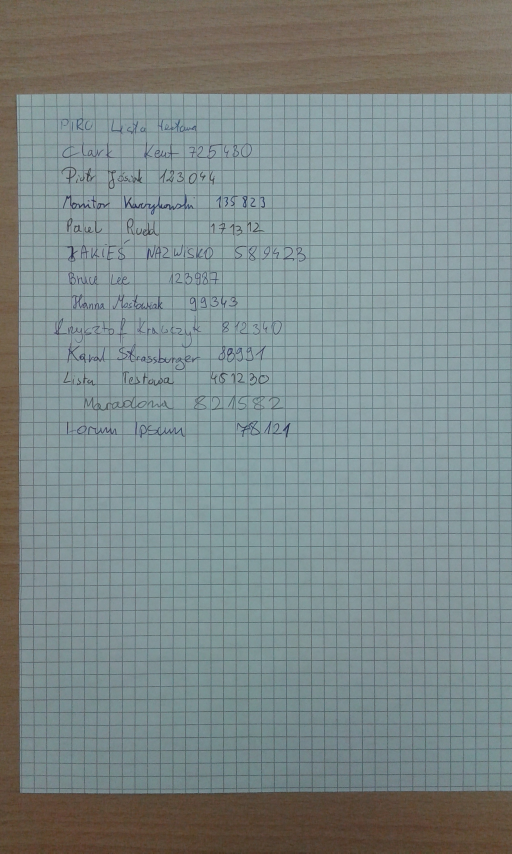
#> input picture res/img_1.jpg, 1536 x 2560 px (shown at 1/3 size)
$ python -i words_finding.py   (imports and definitions only)
#> lines starting #> are read from the running program, lines starting #| are printed output that depends on the picture; after the words box and inside, x2 and y2 are one past the last pixel; in counts of white or black regions, pixels touching at a corner belong together

from skimage import img_as_float, img_as_ubyte
from skimage.feature import canny
from skimage.morphology import dilation, disk, rectangle, erosion
from skimage.transform import hough_line, hough_line_peaks, rotate
import numpy as np


def words_finding(image):
    image = img_as_float(image)

    # if image.shape[1] > image.shape[0]:
    #     image = rotate(image, angle=-90, resize=True)

    edges = canny(image)
    h, theta, d = hough_line(edges)
    peaks = hough_line_peaks(h, theta, d)

    angles = np.multiply(np.copy(peaks[1]), np.mod(np.copy(peaks[1]) + np.pi / 2, np.pi))
    angle = np.median(angles)
    image = rotate(image, angle=angle, resize=True)
    if image.shape[1] > image.shape[0]:
        image = rotate(image, angle=-90, resize=True)
    image = 1-image

    image = dilation(image, disk(4))
    image = erosion(image, rectangle(1, 16))
    image = dilation(image, disk(6))
    image = erosion(image, rectangle(24, 1))
    image = dilation(image, disk(2))
    # [8 lines of commented-out code are left out]
    return img_as_ubyte(1 - image)

>>> import cv2
>>> picture = cv2.imread('res/img_1.jpg', cv2.IMREAD_GRAYSCALE)
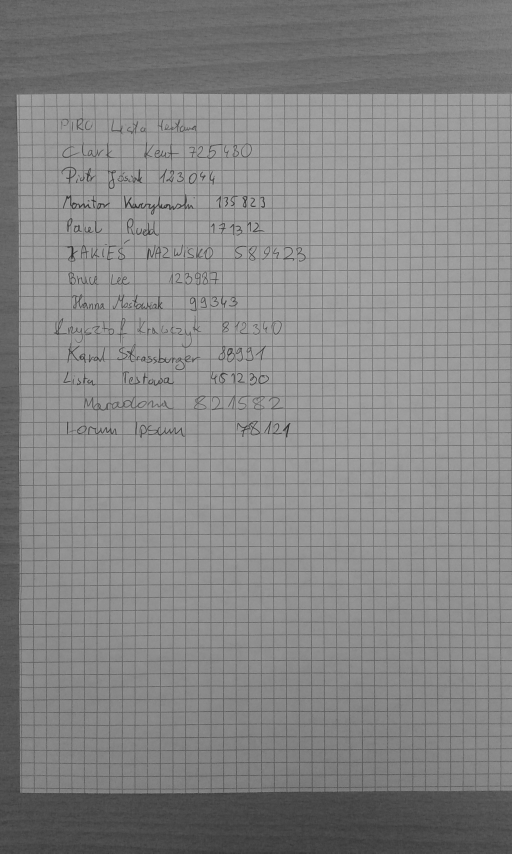
#> picture: shape (2560, 1536) (shown at 1/3 size); min 29, max 179, mean 133.7
>>> result = words_finding(picture)
#> in words_finding, `edges = canny(image)`:
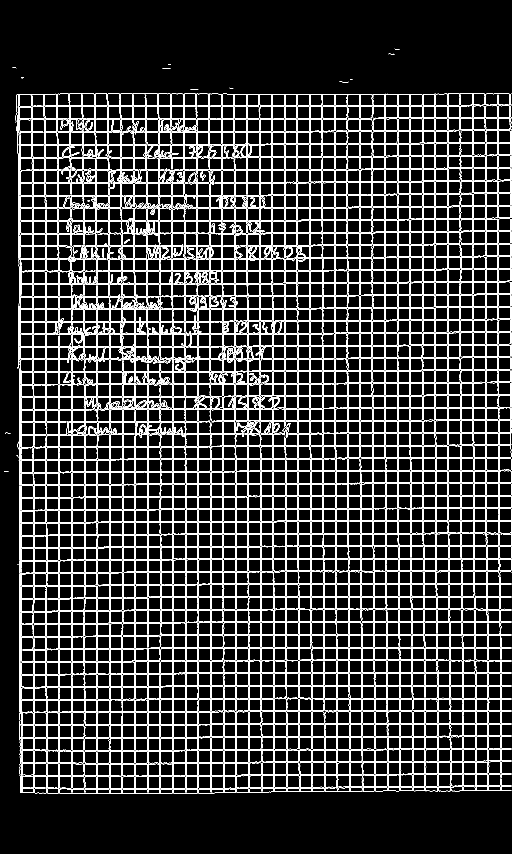
#> edges: shape (2560, 1536) bool (shown at 1/3 size); 8.5% white in thin lines or dots, all inside (x1, y1, x2, y2) = (12, 146, 1535, 2382)
#> in words_finding, `h, theta, d = hough_line(edges)`: theta = 180 values from -1.57 to 1.55; d = 5973 values from -2986 to 2986
#> in words_finding, `angles = np.multiply(np.copy(peaks[1]), np.mod(np.copy(peaks[1]) + np...`: angles = 77 values from 0 to 0
#> in words_finding, `angle = np.median(angles)`: angle = 0
#> in words_finding, `image = dilation(image, disk(4))`:
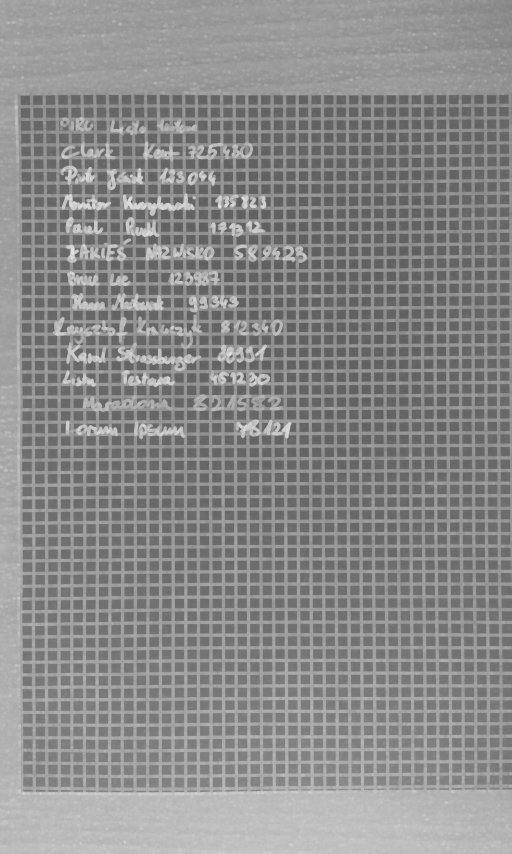
#> image: shape (2560, 1536) float64 (shown at 1/3 size); min 0.361, max 0.886, mean 0.547
#> in words_finding, `image = erosion(image, rectangle(1, 16))`:
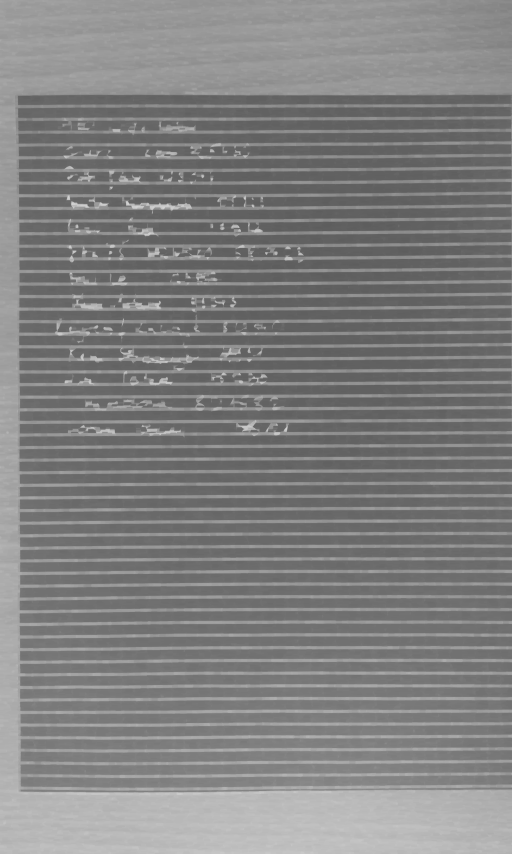
#> image: shape (2560, 1536) float64 (shown at 1/3 size); min 0.361, max 0.847, mean 0.505
#> in words_finding, `image = dilation(image, disk(6))`:
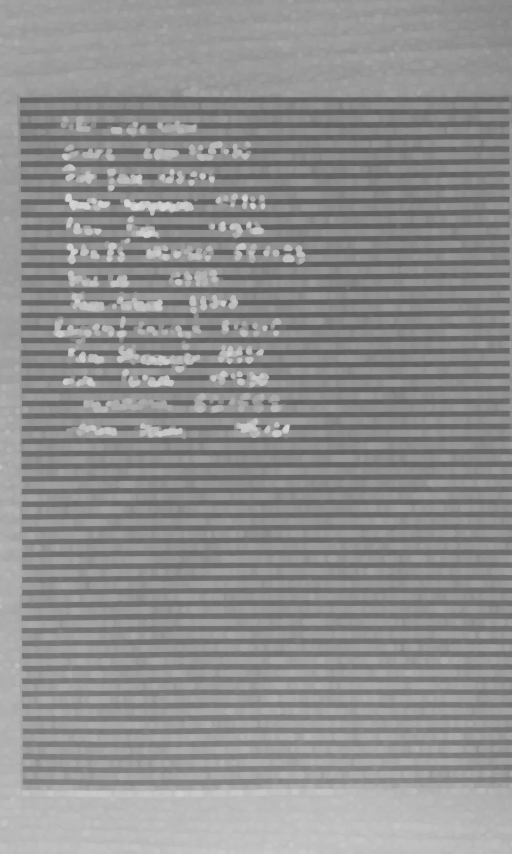
#> image: shape (2560, 1536) float64 (shown at 1/3 size); min 0.369, max 0.847, mean 0.559
#> in words_finding, `image = erosion(image, rectangle(24, 1))`:
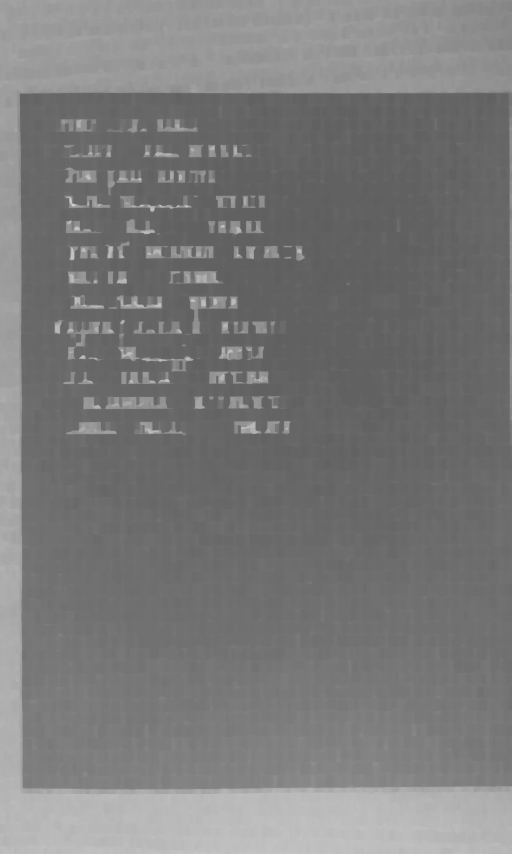
#> image: shape (2560, 1536) float64 (shown at 1/3 size); min 0.369, max 0.804, mean 0.478
#> in words_finding, `return img_as_ubyte(1 - image)`:
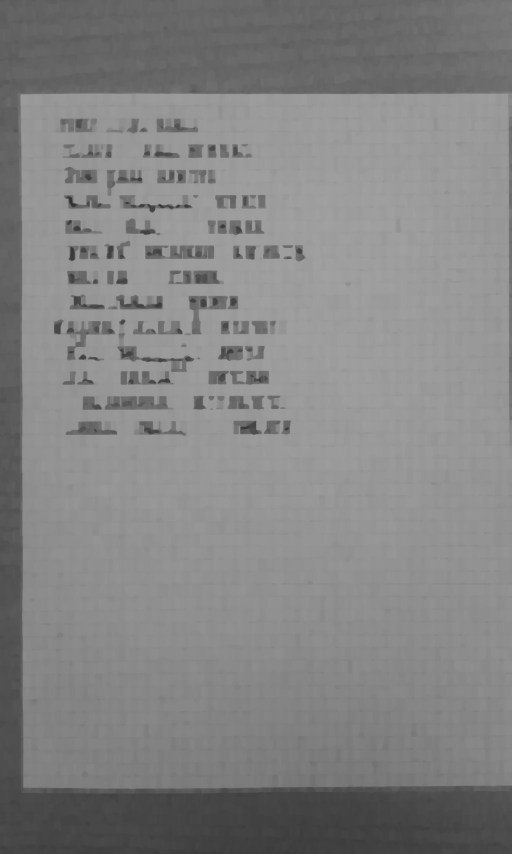
#> returned value: shape (2560, 1536) (shown at 1/3 size); min 50, max 161, mean 132

$ run again, on res/img_10.jpg
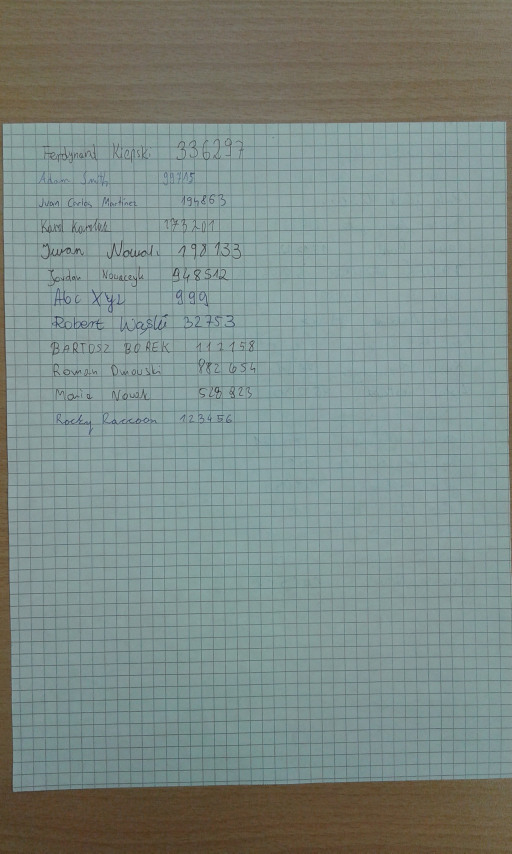
#> input picture res/img_10.jpg, 1536 x 2560 px (shown at 1/3 size)
#> in words_finding, `edges = canny(image)`:
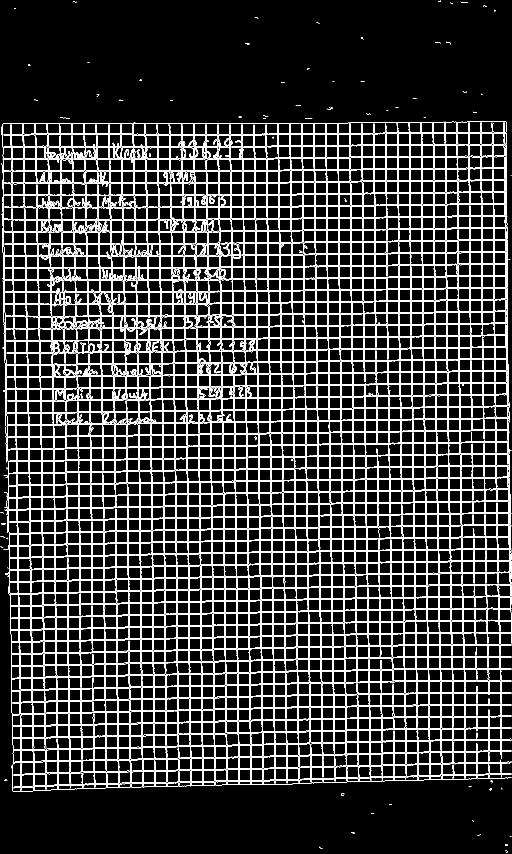
#> edges: shape (2560, 1536) bool (shown at 1/3 size); 8.6% white in thin lines or dots
#> theta = 180 values from -1.57 to 1.55; d = 5973 values from -2986 to 2986
#> angles = 100 values, max 4.85 at index 7, min -0.0271 at index 0, mean 2.17
#> angle = 0
#> in words_finding, `return img_as_ubyte(1 - image)`:
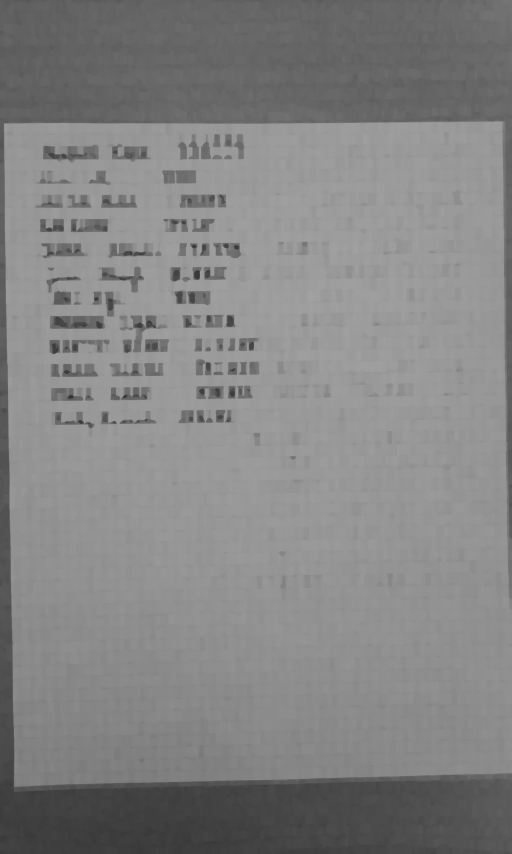
#> returned value: shape (2560, 1536) (shown at 1/3 size); min 53, max 162, mean 131.9

$ run again, on res/img_11.jpg
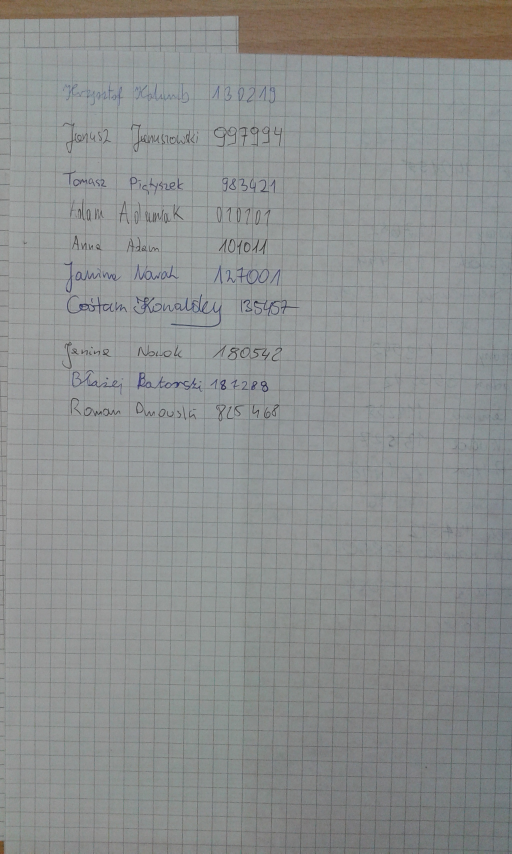
#> input picture res/img_11.jpg, 1536 x 2560 px (shown at 1/3 size)
#> in words_finding, `edges = canny(image)`:
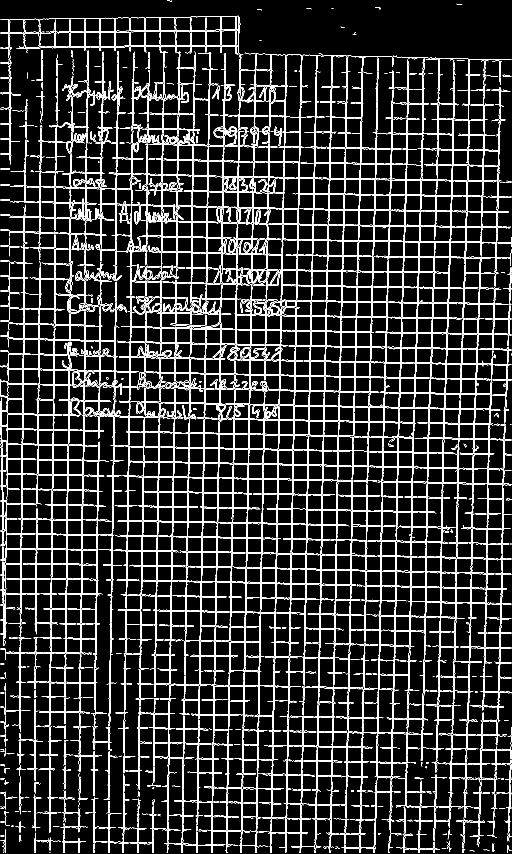
#> edges: shape (2560, 1536) bool (shown at 1/3 size); 8% white in thin lines or dots
#> theta = 180 values from -1.57 to 1.55; d = 5973 values from -2986 to 2986
#> angles = [0.0277, 0.0277, 0.0277, 0.0277, 0.0277, 0.0277, 0.0277, 0.0277, 0.0277, 0.0277, 0.0277, 0.0277, 0.0277, -0.0271]
#> angle = 0.0277
#> in words_finding, `image = dilation(image, disk(6))`:
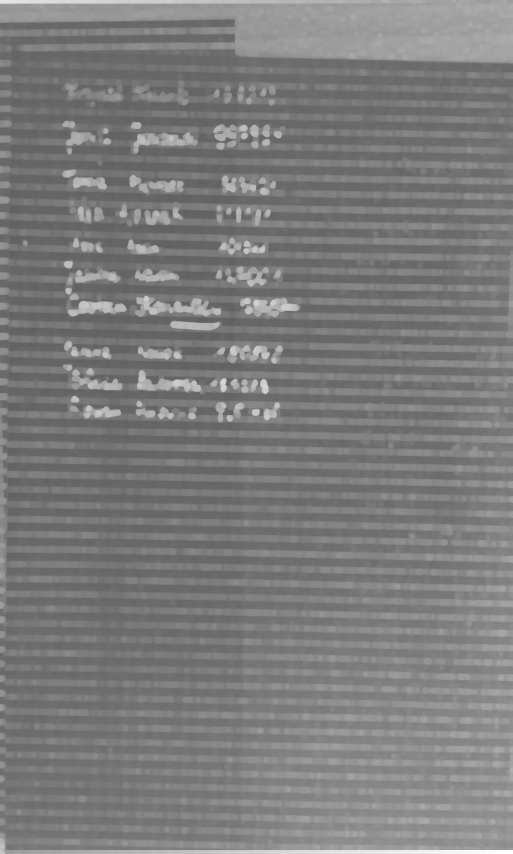
#> image: shape (2561, 1537) float64 (shown at 1/3 size); min 0.378, max 1, mean 0.489

$ run again, on res/img_12.jpg
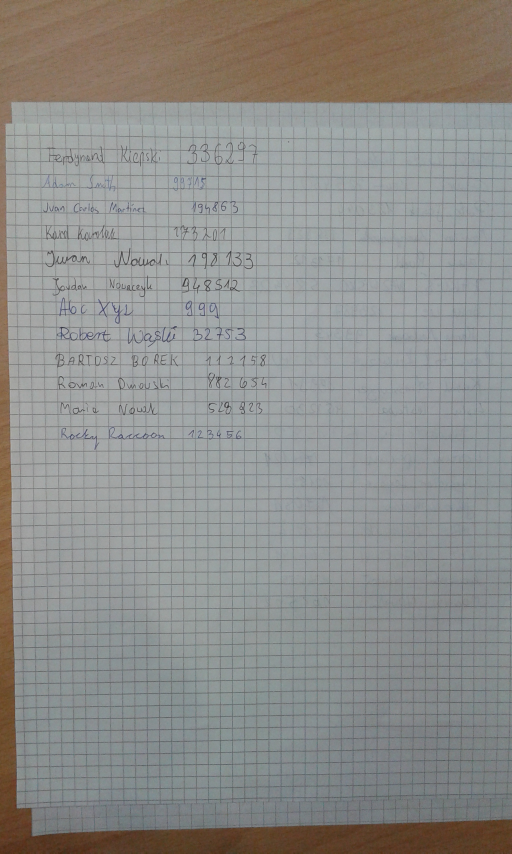
#> input picture res/img_12.jpg, 1536 x 2560 px (shown at 1/3 size)
#> edges: shape (2560, 1536) bool; 8.6% white in thin lines or dots
#> theta = 180 values from -1.57 to 1.55; d = 5973 values from -2986 to 2986
#> angles = 17 values, max 0 at index 0, min -0.0271 at index 7, mean -0.00159
#> angle = 0
#> in words_finding, `return img_as_ubyte(1 - image)`:
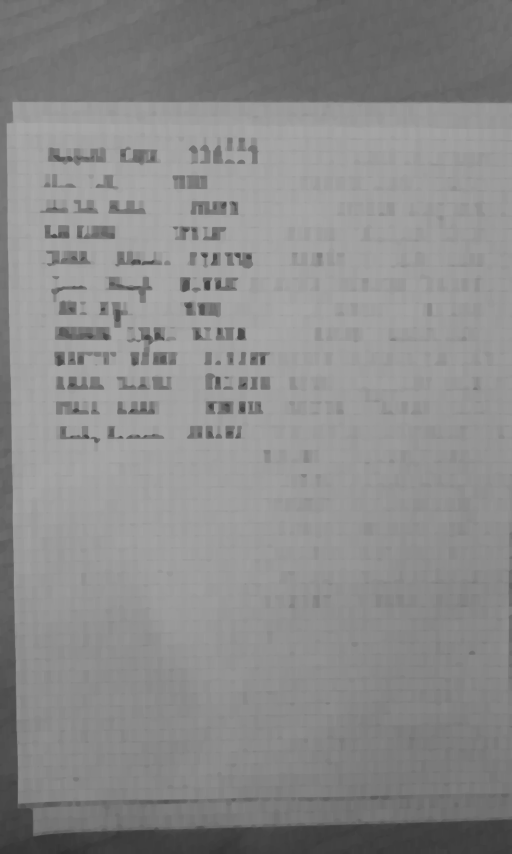
#> returned value: shape (2560, 1536) (shown at 1/3 size); min 48, max 169, mean 139.4
